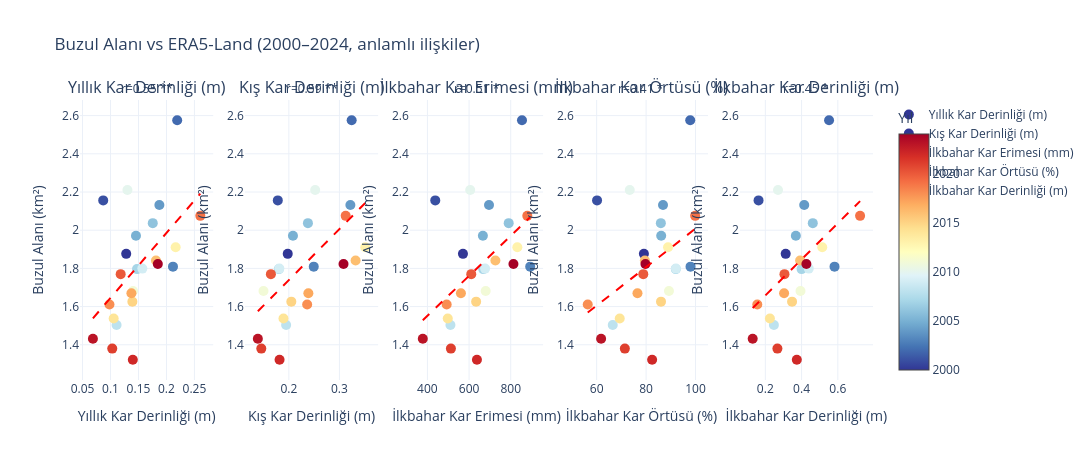

The notebook cell saved with this chart:
### Code cell
# =============================================================================
# ADIM 9b: Korelasyon analizi — Buzul Alanı vs ERA5-Land Değişkenleri
# =============================================================================
from scipy import stats
import matplotlib.pyplot as plt
import numpy as np
import plotly.graph_objects as go
from plotly.subplots import make_subplots

if 'df_merge' not in dir() or len(df_merge) < 5:
    print("df_merge eksik — önce ADIM 9'u çalıştır.")
else:
    CORR_VARS = {
        'ann_sicaklik'    : 'Yıllık Sıcaklık (°C)',
        'ann_karDerinligi': 'Yıllık Kar Derinliği (m)',
        'djf_karDerinligi': 'Kış Kar Derinliği (m)',
        'mam_karErimesi'  : 'İlkbahar Kar Erimesi (mm)',
        'mam_karOrtusu'   : 'İlkbahar Kar Örtüsü (%)',
        'mam_karDerinligi': 'İlkbahar Kar Derinliği (m)',
    }

    print("=" * 65)
    print("BUZUL ALANI vs ERA5-LAND KORELASYONLARı (n=24 yıl)")
    print("=" * 65)
    print(f"{'Değişken':<35} {'r':>6}  {'p':>8}  sig")
    print("-" * 65)

    plot_vars = []
    for var, lbl in CORR_VARS.items():
        if var not in df_merge.columns:
            continue
        x = df_merge[var].values
        y = df_merge['area_km2'].values
        valid = ~(np.isnan(x) | np.isnan(y)) & (np.std(x) > 0)
        if valid.sum() < 5:
            continue
        r, p = stats.pearsonr(x[valid], y[valid])
        sig = '***' if p < 0.001 else '**' if p < 0.01 else '*' if p < 0.05 else 'ns'
        print(f"  {lbl:<33} r={r:+.3f}  p={p:.4f}  {sig}")
        if sig != 'ns':
            plot_vars.append((var, lbl, r, p))

    print("=" * 65)

    # --- Sadece anlamlı değişkenleri çiz ---
    if not plot_vars:
        print("Anlamlı korelasyon bulunamadı.")
    else:
        fig, axes = plt.subplots(1, len(plot_vars), figsize=(4*len(plot_vars), 4))
        if len(plot_vars) == 1:
            axes = [axes]
        fig.suptitle('Buzul Alanı vs ERA5-Land (2000–2024, anlamlı ilişkiler)',
                     fontsize=12, fontweight='bold')

        for ax, (var, lbl, r_val, p_val) in zip(axes, plot_vars):
            x = df_merge[var].values
            y = df_merge['area_km2'].values
            valid = ~(np.isnan(x) | np.isnan(y))
            x, y = x[valid], y[valid]
            m, b = np.polyfit(x, y, 1)
            ax.scatter(x, y, c=df_merge.index[valid], cmap='RdYlBu_r', s=60, zorder=3)
            ax.plot(np.sort(x), m*np.sort(x)+b, 'r--', lw=1.5)
            ax.set_xlabel(lbl, fontsize=9)
            ax.set_ylabel('Buzul Alanı (km²)', fontsize=9)
            sig = '***' if p_val<0.001 else '**' if p_val<0.01 else '*' if p_val<0.05 else 'ns'
            ax.set_title(f'r={r_val:.2f} {sig}', fontsize=11, fontweight='bold')
            ax.grid(True, alpha=0.3)

        plt.tight_layout()
        # Grafik çıktı yolu — notebook dizininden
        import os
        out_dir = DATA_DIR.parent / 'graphics' if 'DATA_DIR' in dir() else Path('graphics')
        out_dir.mkdir(parents=True, exist_ok=True)
        out_path = out_dir / 'glacier_era5_correlation.png'
        plt.savefig(out_path, dpi=150, bbox_inches='tight')
        plt.show()
        print(f'\nGrafik kaydedildi: {out_path}')

        # --- İnteraktif Plotly sürümü ---
        fig_int = make_subplots(rows=1, cols=len(plot_vars), subplot_titles=[lbl for _, lbl, _, _ in plot_vars])
        for i, (var, lbl, r_val, p_val) in enumerate(plot_vars, start=1):
            x = df_merge[var].values
            y = df_merge['area_km2'].values
            valid = ~(np.isnan(x) | np.isnan(y))
            x, y = x[valid], y[valid]
            years_valid = df_merge.index[valid]
            m, b = np.polyfit(x, y, 1)
            xs = np.linspace(float(np.min(x)), float(np.max(x)), 100)
            fig_int.add_trace(
                go.Scatter(x=x, y=y, mode='markers',
                           marker=dict(size=10, color=years_valid, colorscale='RdYlBu_r', showscale=(i == len(plot_vars)),
                                       colorbar=dict(title='Yıl') if i == len(plot_vars) else None),
                           text=[str(yy) for yy in years_valid],
                           hovertemplate='Yıl=%{text}<br>' + lbl + '=%{x:.3f}<br>Buzul Alanı=%{y:.3f} km²<extra></extra>',
                           name=lbl),
                row=1, col=i
            )
            fig_int.add_trace(
                go.Scatter(x=xs, y=m*xs+b, mode='lines',
                           line=dict(color='red', width=2, dash='dash'),
                           name=f'{lbl} trend',
                           hovertemplate='Trend<extra></extra>', showlegend=False),
                row=1, col=i
            )
            sig = '***' if p_val<0.001 else '**' if p_val<0.01 else '*' if p_val<0.05 else 'ns'
            fig_int.update_xaxes(title_text=lbl, row=1, col=i)
            fig_int.update_yaxes(title_text='Buzul Alanı (km²)', row=1, col=i)
            xref_dom = 'x domain' if i == 1 else f'x{i} domain'
            fig_int.add_annotation(x=0.5, y=1.08, xref=xref_dom, yref='paper',
                                   text=f'r={r_val:.2f} {sig}', showarrow=False, font=dict(size=12))
        fig_int.update_layout(height=460, width=max(420*len(plot_vars), 900),
                              title='Buzul Alanı vs ERA5-Land (2000–2024, anlamlı ilişkiler)',
                              template='plotly_white')
        html_dir_tr = out_dir / 'tr' / 'html'
        html_dir_en = out_dir / 'eng' / 'html'
        html_dir_tr.mkdir(parents=True, exist_ok=True)
        html_dir_en.mkdir(parents=True, exist_ok=True)
        html_out_tr = html_dir_tr / 'glacier_era5_correlation_interactive.html'
        fig_int.write_html(html_out_tr, include_plotlyjs='cdn', config={'editable': True, 'scrollZoom': True, 'displaylogo': False})
        print(f'İnteraktif grafik kaydedildi (TR): {html_out_tr}')
        fig_int_en = go.Figure(fig_int)
        fig_int_en.update_layout(title='Glacier Area vs ERA5-Land (2000–2024, significant relationships)')
        for i, (_, lbl, _, _) in enumerate(plot_vars, start=1):
            lbl_en = (lbl.replace('Yıllık Sıcaklık', 'Annual Temperature')
                        .replace('Yıllık Kar Derinliği', 'Annual Snow Depth')
                        .replace('Kış Kar Derinliği', 'Winter Snow Depth')
                        .replace('İlkbahar Kar Erimesi', 'Spring Snowmelt')
                        .replace('İlkbahar Kar Örtüsü', 'Spring Snow Cover')
                        .replace('İlkbahar Kar Derinliği', 'Spring Snow Depth')
                        .replace('(°C)', '(°C)').replace('(m)', '(m)').replace('(mm)', '(mm)').replace('(%)', '(%)'))
            fig_int_en.update_xaxes(title_text=lbl_en, row=1, col=i)
            fig_int_en.update_yaxes(title_text='Glacier Area (km²)', row=1, col=i)
            fig_int_en.layout.annotations[i-1].update(text=lbl_en)
        html_out_en = html_dir_en / 'glacier_era5_correlation_interactive.html'
        fig_int_en.write_html(html_out_en, include_plotlyjs='cdn', config={'editable': True, 'scrollZoom': True, 'displaylogo': False})
        print(f'Interactive plot saved (EN): {html_out_en}')
        fig_int.show(config={'editable': True, 'scrollZoom': True, 'displaylogo': False})

### Figure 1 — Plotly figure (JSON) as saved in the notebook; plotly's stock layout.template omitted (floating-point values rounded to 4 significant figures)
{"data": [{"hovertemplate": "Yıl=%{text}<br>Yıllık Kar Derinliği (m)=%{x:.3f}<br>Buzul Alanı=%{y:.3f} km²<extra></extra>", "marker": {"color": [2000, 2001, 2002, 2003, 2004, 2005, 2006, 2007, 2008, 2009, 2010, 2011, 2013, 2014, 2015, 2016, 2017, 2018, 2019, 2020, 2021, 2022, 2023, 2024], "colorscale": [[0, "rgb(49,54,149)"], [0.1, "rgb(69,117,180)"], [0.2, "rgb(116,173,209)"], [0.3, "rgb(171,217,233)"], [0.4, "rgb(224,243,248)"], [0.5, "rgb(255,255,191)"], [0.6, "rgb(254,224,144)"], [0.7, "rgb(253,174,97)"], [0.8, "rgb(244,109,67)"], [0.9, "rgb(215,48,39)"], [1, "rgb(165,0,38)"]], "showscale": false, "size": 10}, "mode": "markers", "name": "Yıllık Kar Derinliği (m)", "text": ["2000", "2001", "2002", "2003", "2004", "2005", "2006", "2007", "2008", "2009", "2010", "2011", "2013", "2014", "2015", "2016", "2017", "2018", "2019", "2020", "2021", "2022", "2023", "2024"], "type": "scatter", "x": [0.1281, 0.08695, 0.2192, 0.2117, 0.1873, 0.1455, 0.1755, 0.1474, 0.1108, 0.1569, 0.1302, 0.1403, 0.2164, 0.1056, 0.1391, 0.1812, 0.1374, 0.09811, 0.2605, 0.1182, 0.1031, 0.1398, 0.06853, 0.1846], "xaxis": "x", "y": [1.876, 2.156, 2.576, 1.809, 2.132, 1.971, 2.037, 1.796, 1.503, 1.799, 2.21, 1.682, 1.91, 1.538, 1.626, 1.841, 1.67, 1.611, 2.075, 1.77, 1.38, 1.322, 1.431, 1.823], "yaxis": "y"}, {"hovertemplate": "Trend<extra></extra>", "line": {"color": "red", "dash": "dash", "width": 2}, "mode": "lines", "name": "Yıllık Kar Derinliği (m) trend", "showlegend": false, "type": "scatter", "x": [0.06853, 0.07047, 0.07241, 0.07435, 0.07629, 0.07823, 0.08017, 0.08211, 0.08405, 0.08599, 0.08793, 0.08986, 0.0918, 0.09374, 0.09568, 0.09762, 0.09956, 0.1015, 0.1034, 0.1054, 0.1073, 0.1093, 0.1112, 0.1131, 0.1151, 0.117, 0.119, 0.1209, 0.1228, 0.1248, 0.1267, 0.1286, 0.1306, 0.1325, 0.1345, 0.1364, 0.1383, 0.1403, 0.1422, 0.1442, 0.1461, 0.148, 0.15, 0.1519, 0.1539, 0.1558, 0.1577, 0.1597, 0.1616, 0.1636, 0.1655, 0.1674, 0.1694, 0.1713, 0.1732, 0.1752, 0.1771, 0.1791, 0.181, 0.1829, 0.1849, 0.1868, 0.1888, 0.1907, 0.1926, 0.1946, 0.1965, 0.1985, 0.2004, 0.2023, 0.2043, 0.2062, 0.2082, 0.2101, 0.212, 0.214, 0.2159, 0.2178, 0.2198, 0.2217, 0.2237, 0.2256, 0.2275, 0.2295, 0.2314, 0.2334, 0.2353, 0.2372, 0.2392, 0.2411, 0.2431, 0.245, 0.2469, 0.2489, 0.2508, 0.2528, 0.2547, 0.2566, 0.2586, 0.2605], "xaxis": "x", "y": [1.538, 1.545, 1.552, 1.558, 1.565, 1.571, 1.578, 1.585, 1.591, 1.598, 1.604, 1.611, 1.618, 1.624, 1.631, 1.637, 1.644, 1.65, 1.657, 1.664, 1.67, 1.677, 1.683, 1.69, 1.697, 1.703, 1.71, 1.716, 1.723, 1.73, 1.736, 1.743, 1.749, 1.756, 1.763, 1.769, 1.776, 1.782, 1.789, 1.796, 1.802, 1.809, 1.815, 1.822, 1.829, 1.835, 1.842, 1.848, 1.855, 1.861, 1.868, 1.875, 1.881, 1.888, 1.894, 1.901, 1.908, 1.914, 1.921, 1.927, 1.934, 1.941, 1.947, 1.954, 1.96, 1.967, 1.974, 1.98, 1.987, 1.993, 2.0, 2.007, 2.013, 2.02, 2.026, 2.033, 2.04, 2.046, 2.053, 2.059, 2.066, 2.072, 2.079, 2.086, 2.092, 2.099, 2.105, 2.112, 2.119, 2.125, 2.132, 2.138, 2.145, 2.152, 2.158, 2.165, 2.171, 2.178, 2.185, 2.191], "yaxis": "y"}, {"hovertemplate": "Yıl=%{text}<br>Kış Kar Derinliği (m)=%{x:.3f}<br>Buzul Alanı=%{y:.3f} km²<extra></extra>", "marker": {"color": [2000, 2001, 2002, 2003, 2004, 2005, 2006, 2007, 2008, 2009, 2010, 2011, 2013, 2014, 2015, 2016, 2017, 2018, 2019, 2020, 2021, 2022, 2023, 2024], "colorscale": [[0, "rgb(49,54,149)"], [0.1, "rgb(69,117,180)"], [0.2, "rgb(116,173,209)"], [0.3, "rgb(171,217,233)"], [0.4, "rgb(224,243,248)"], [0.5, "rgb(255,255,191)"], [0.6, "rgb(254,224,144)"], [0.7, "rgb(253,174,97)"], [0.8, "rgb(244,109,67)"], [0.9, "rgb(215,48,39)"], [1, "rgb(165,0,38)"]], "showscale": false, "size": 10}, "mode": "markers", "name": "Kış Kar Derinliği (m)", "text": ["2000", "2001", "2002", "2003", "2004", "2005", "2006", "2007", "2008", "2009", "2010", "2011", "2013", "2014", "2015", "2016", "2017", "2018", "2019", "2020", "2021", "2022", "2023", "2024"], "type": "scatter", "x": [0.1978, 0.1781, 0.3242, 0.2493, 0.3217, 0.2082, 0.2377, 0.1803, 0.1947, 0.1813, 0.2521, 0.1499, 0.3511, 0.1894, 0.2049, 0.332, 0.2386, 0.2362, 0.3124, 0.1645, 0.1455, 0.1816, 0.1387, 0.3081], "xaxis": "x2", "y": [1.876, 2.156, 2.576, 1.809, 2.132, 1.971, 2.037, 1.796, 1.503, 1.799, 2.21, 1.682, 1.91, 1.538, 1.626, 1.841, 1.67, 1.611, 2.075, 1.77, 1.38, 1.322, 1.431, 1.823], "yaxis": "y2"}, {"hovertemplate": "Trend<extra></extra>", "line": {"color": "red", "dash": "dash", "width": 2}, "mode": "lines", "name": "Kış Kar Derinliği (m) trend", "showlegend": false, "type": "scatter", "x": [0.1387, 0.1409, 0.143, 0.1452, 0.1473, 0.1495, 0.1516, 0.1537, 0.1559, 0.158, 0.1602, 0.1623, 0.1645, 0.1666, 0.1688, 0.1709, 0.1731, 0.1752, 0.1773, 0.1795, 0.1816, 0.1838, 0.1859, 0.1881, 0.1902, 0.1924, 0.1945, 0.1966, 0.1988, 0.2009, 0.2031, 0.2052, 0.2074, 0.2095, 0.2117, 0.2138, 0.216, 0.2181, 0.2202, 0.2224, 0.2245, 0.2267, 0.2288, 0.231, 0.2331, 0.2353, 0.2374, 0.2396, 0.2417, 0.2438, 0.246, 0.2481, 0.2503, 0.2524, 0.2546, 0.2567, 0.2589, 0.261, 0.2631, 0.2653, 0.2674, 0.2696, 0.2717, 0.2739, 0.276, 0.2782, 0.2803, 0.2825, 0.2846, 0.2867, 0.2889, 0.291, 0.2932, 0.2953, 0.2975, 0.2996, 0.3018, 0.3039, 0.3061, 0.3082, 0.3103, 0.3125, 0.3146, 0.3168, 0.3189, 0.3211, 0.3232, 0.3254, 0.3275, 0.3297, 0.3318, 0.3339, 0.3361, 0.3382, 0.3404, 0.3425, 0.3447, 0.3468, 0.349, 0.3511], "xaxis": "x2", "y": [1.575, 1.581, 1.587, 1.592, 1.598, 1.604, 1.61, 1.615, 1.621, 1.627, 1.633, 1.638, 1.644, 1.65, 1.655, 1.661, 1.667, 1.673, 1.678, 1.684, 1.69, 1.696, 1.701, 1.707, 1.713, 1.718, 1.724, 1.73, 1.736, 1.741, 1.747, 1.753, 1.759, 1.764, 1.77, 1.776, 1.781, 1.787, 1.793, 1.799, 1.804, 1.81, 1.816, 1.822, 1.827, 1.833, 1.839, 1.844, 1.85, 1.856, 1.862, 1.867, 1.873, 1.879, 1.885, 1.89, 1.896, 1.902, 1.907, 1.913, 1.919, 1.925, 1.93, 1.936, 1.942, 1.948, 1.953, 1.959, 1.965, 1.97, 1.976, 1.982, 1.988, 1.993, 1.999, 2.005, 2.011, 2.016, 2.022, 2.028, 2.033, 2.039, 2.045, 2.051, 2.056, 2.062, 2.068, 2.074, 2.079, 2.085, 2.091, 2.096, 2.102, 2.108, 2.114, 2.119, 2.125, 2.131, 2.137, 2.142], "yaxis": "y2"}, {"hovertemplate": "Yıl=%{text}<br>İlkbahar Kar Erimesi (mm)=%{x:.3f}<br>Buzul Alanı=%{y:.3f} km²<extra></extra>", "marker": {"color": [2000, 2001, 2002, 2003, 2004, 2005, 2006, 2007, 2008, 2009, 2010, 2011, 2013, 2014, 2015, 2016, 2017, 2018, 2019, 2020, 2021, 2022, 2023, 2024], "colorscale": [[0, "rgb(49,54,149)"], [0.1, "rgb(69,117,180)"], [0.2, "rgb(116,173,209)"], [0.3, "rgb(171,217,233)"], [0.4, "rgb(224,243,248)"], [0.5, "rgb(255,255,191)"], [0.6, "rgb(254,224,144)"], [0.7, "rgb(253,174,97)"], [0.8, "rgb(244,109,67)"], [0.9, "rgb(215,48,39)"], [1, "rgb(165,0,38)"]], "showscale": false, "size": 10}, "mode": "markers", "name": "İlkbahar Kar Erimesi (mm)", "text": ["2000", "2001", "2002", "2003", "2004", "2005", "2006", "2007", "2008", "2009", "2010", "2011", "2013", "2014", "2015", "2016", "2017", "2018", "2019", "2020", "2021", "2022", "2023", "2024"], "type": "scatter", "x": [570.6, 437.7, 854.1, 893.5, 695.9, 666.3, 790.3, 667.9, 510.6, 676.9, 605.5, 679.8, 831.8, 497.7, 633.9, 726.4, 560.8, 492.4, 879.7, 610.5, 512.8, 637.7, 377.8, 813.1], "xaxis": "x3", "y": [1.876, 2.156, 2.576, 1.809, 2.132, 1.971, 2.037, 1.796, 1.503, 1.799, 2.21, 1.682, 1.91, 1.538, 1.626, 1.841, 1.67, 1.611, 2.075, 1.77, 1.38, 1.322, 1.431, 1.823], "yaxis": "y3"}, {"hovertemplate": "Trend<extra></extra>", "line": {"color": "red", "dash": "dash", "width": 2}, "mode": "lines", "name": "İlkbahar Kar Erimesi (mm) trend", "showlegend": false, "type": "scatter", "x": [377.8, 383.0, 388.2, 393.4, 398.6, 403.9, 409.1, 414.3, 419.5, 424.7, 429.9, 435.1, 440.3, 445.5, 450.7, 456.0, 461.2, 466.4, 471.6, 476.8, 482.0, 487.2, 492.4, 497.6, 502.8, 508.0, 513.3, 518.5, 523.7, 528.9, 534.1, 539.3, 544.5, 549.7, 554.9, 560.1, 565.3, 570.6, 575.8, 581.0, 586.2, 591.4, 596.6, 601.8, 607.0, 612.2, 617.4, 622.7, 627.9, 633.1, 638.3, 643.5, 648.7, 653.9, 659.1, 664.3, 669.5, 674.7, 680.0, 685.2, 690.4, 695.6, 700.8, 706.0, 711.2, 716.4, 721.6, 726.8, 732.1, 737.3, 742.5, 747.7, 752.9, 758.1, 763.3, 768.5, 773.7, 778.9, 784.1, 789.4, 794.6, 799.8, 805.0, 810.2, 815.4, 820.6, 825.8, 831.0, 836.2, 841.5, 846.7, 851.9, 857.1, 862.3, 867.5, 872.7, 877.9, 883.1, 888.3, 893.5], "xaxis": "x3", "y": [1.528, 1.534, 1.539, 1.545, 1.55, 1.556, 1.561, 1.566, 1.572, 1.577, 1.583, 1.588, 1.594, 1.599, 1.605, 1.61, 1.616, 1.621, 1.626, 1.632, 1.637, 1.643, 1.648, 1.654, 1.659, 1.665, 1.67, 1.676, 1.681, 1.686, 1.692, 1.697, 1.703, 1.708, 1.714, 1.719, 1.725, 1.73, 1.736, 1.741, 1.746, 1.752, 1.757, 1.763, 1.768, 1.774, 1.779, 1.785, 1.79, 1.796, 1.801, 1.806, 1.812, 1.817, 1.823, 1.828, 1.834, 1.839, 1.845, 1.85, 1.856, 1.861, 1.866, 1.872, 1.877, 1.883, 1.888, 1.894, 1.899, 1.905, 1.91, 1.916, 1.921, 1.926, 1.932, 1.937, 1.943, 1.948, 1.954, 1.959, 1.965, 1.97, 1.976, 1.981, 1.986, 1.992, 1.997, 2.003, 2.008, 2.014, 2.019, 2.025, 2.03, 2.036, 2.041, 2.046, 2.052, 2.057, 2.063, 2.068], "yaxis": "y3"}, {"hovertemplate": "Yıl=%{text}<br>İlkbahar Kar Örtüsü (%)=%{x:.3f}<br>Buzul Alanı=%{y:.3f} km²<extra></extra>", "marker": {"color": [2000, 2001, 2002, 2003, 2004, 2005, 2006, 2007, 2008, 2009, 2010, 2011, 2013, 2014, 2015, 2016, 2017, 2018, 2019, 2020, 2021, 2022, 2023, 2024], "colorscale": [[0, "rgb(49,54,149)"], [0.1, "rgb(69,117,180)"], [0.2, "rgb(116,173,209)"], [0.3, "rgb(171,217,233)"], [0.4, "rgb(224,243,248)"], [0.5, "rgb(255,255,191)"], [0.6, "rgb(254,224,144)"], [0.7, "rgb(253,174,97)"], [0.8, "rgb(244,109,67)"], [0.9, "rgb(215,48,39)"], [1, "rgb(165,0,38)"]], "showscale": false, "size": 10}, "mode": "markers", "name": "İlkbahar Kar Örtüsü (%)", "text": ["2000", "2001", "2002", "2003", "2004", "2005", "2006", "2007", "2008", "2009", "2010", "2011", "2013", "2014", "2015", "2016", "2017", "2018", "2019", "2020", "2021", "2022", "2023", "2024"], "type": "scatter", "x": [79.12, 60.17, 97.86, 97.99, 86.85, 86.11, 85.97, 92.02, 66.51, 92.06, 73.39, 89.25, 88.88, 69.34, 86.04, 79.5, 76.51, 56.4, 99.85, 78.87, 71.41, 82.44, 61.8, 79.74], "xaxis": "x4", "y": [1.876, 2.156, 2.576, 1.809, 2.132, 1.971, 2.037, 1.796, 1.503, 1.799, 2.21, 1.682, 1.91, 1.538, 1.626, 1.841, 1.67, 1.611, 2.075, 1.77, 1.38, 1.322, 1.431, 1.823], "yaxis": "y4"}, {"hovertemplate": "Trend<extra></extra>", "line": {"color": "red", "dash": "dash", "width": 2}, "mode": "lines", "name": "İlkbahar Kar Örtüsü (%) trend", "showlegend": false, "type": "scatter", "x": [56.4, 56.84, 57.28, 57.71, 58.15, 58.59, 59.03, 59.47, 59.91, 60.35, 60.79, 61.23, 61.66, 62.1, 62.54, 62.98, 63.42, 63.86, 64.3, 64.74, 65.18, 65.61, 66.05, 66.49, 66.93, 67.37, 67.81, 68.25, 68.69, 69.13, 69.56, 70.0, 70.44, 70.88, 71.32, 71.76, 72.2, 72.64, 73.08, 73.51, 73.95, 74.39, 74.83, 75.27, 75.71, 76.15, 76.59, 77.02, 77.46, 77.9, 78.34, 78.78, 79.22, 79.66, 80.1, 80.54, 80.97, 81.41, 81.85, 82.29, 82.73, 83.17, 83.61, 84.05, 84.49, 84.92, 85.36, 85.8, 86.24, 86.68, 87.12, 87.56, 88.0, 88.44, 88.87, 89.31, 89.75, 90.19, 90.63, 91.07, 91.51, 91.95, 92.39, 92.82, 93.26, 93.7, 94.14, 94.58, 95.02, 95.46, 95.9, 96.34, 96.77, 97.21, 97.65, 98.09, 98.53, 98.97, 99.41, 99.85], "xaxis": "x4", "y": [1.569, 1.573, 1.578, 1.582, 1.586, 1.591, 1.595, 1.6, 1.604, 1.609, 1.613, 1.617, 1.622, 1.626, 1.631, 1.635, 1.639, 1.644, 1.648, 1.653, 1.657, 1.662, 1.666, 1.67, 1.675, 1.679, 1.684, 1.688, 1.693, 1.697, 1.701, 1.706, 1.71, 1.715, 1.719, 1.724, 1.728, 1.732, 1.737, 1.741, 1.746, 1.75, 1.755, 1.759, 1.763, 1.768, 1.772, 1.777, 1.781, 1.786, 1.79, 1.794, 1.799, 1.803, 1.808, 1.812, 1.817, 1.821, 1.825, 1.83, 1.834, 1.839, 1.843, 1.848, 1.852, 1.856, 1.861, 1.865, 1.87, 1.874, 1.879, 1.883, 1.887, 1.892, 1.896, 1.901, 1.905, 1.91, 1.914, 1.918, 1.923, 1.927, 1.932, 1.936, 1.941, 1.945, 1.949, 1.954, 1.958, 1.963, 1.967, 1.971, 1.976, 1.98, 1.985, 1.989, 1.994, 1.998, 2.002, 2.007], "yaxis": "y4"}, {"hovertemplate": "Yıl=%{text}<br>İlkbahar Kar Derinliği (m)=%{x:.3f}<br>Buzul Alanı=%{y:.3f} km²<extra></extra>", "marker": {"color": [2000, 2001, 2002, 2003, 2004, 2005, 2006, 2007, 2008, 2009, 2010, 2011, 2013, 2014, 2015, 2016, 2017, 2018, 2019, 2020, 2021, 2022, 2023, 2024], "colorbar": {"title": {"text": "Yıl"}}, "colorscale": [[0, "rgb(49,54,149)"], [0.1, "rgb(69,117,180)"], [0.2, "rgb(116,173,209)"], [0.3, "rgb(171,217,233)"], [0.4, "rgb(224,243,248)"], [0.5, "rgb(255,255,191)"], [0.6, "rgb(254,224,144)"], [0.7, "rgb(253,174,97)"], [0.8, "rgb(244,109,67)"], [0.9, "rgb(215,48,39)"], [1, "rgb(165,0,38)"]], "showscale": true, "size": 10}, "mode": "markers", "name": "İlkbahar Kar Derinliği (m)", "text": ["2000", "2001", "2002", "2003", "2004", "2005", "2006", "2007", "2008", "2009", "2010", "2011", "2013", "2014", "2015", "2016", "2017", "2018", "2019", "2020", "2021", "2022", "2023", "2024"], "type": "scatter", "x": [0.3124, 0.1627, 0.5517, 0.5819, 0.4147, 0.3684, 0.4619, 0.3999, 0.2474, 0.4397, 0.2701, 0.394, 0.5142, 0.2254, 0.3475, 0.3918, 0.3035, 0.1558, 0.7229, 0.3057, 0.2666, 0.3738, 0.1303, 0.4265], "xaxis": "x5", "y": [1.876, 2.156, 2.576, 1.809, 2.132, 1.971, 2.037, 1.796, 1.503, 1.799, 2.21, 1.682, 1.91, 1.538, 1.626, 1.841, 1.67, 1.611, 2.075, 1.77, 1.38, 1.322, 1.431, 1.823], "yaxis": "y5"}, {"hovertemplate": "Trend<extra></extra>", "line": {"color": "red", "dash": "dash", "width": 2}, "mode": "lines", "name": "İlkbahar Kar Derinliği (m) trend", "showlegend": false, "type": "scatter", "x": [0.1303, 0.1363, 0.1423, 0.1483, 0.1542, 0.1602, 0.1662, 0.1722, 0.1782, 0.1842, 0.1902, 0.1961, 0.2021, 0.2081, 0.2141, 0.2201, 0.2261, 0.2321, 0.238, 0.244, 0.25, 0.256, 0.262, 0.268, 0.274, 0.2799, 0.2859, 0.2919, 0.2979, 0.3039, 0.3099, 0.3159, 0.3218, 0.3278, 0.3338, 0.3398, 0.3458, 0.3518, 0.3578, 0.3638, 0.3697, 0.3757, 0.3817, 0.3877, 0.3937, 0.3997, 0.4057, 0.4116, 0.4176, 0.4236, 0.4296, 0.4356, 0.4416, 0.4476, 0.4535, 0.4595, 0.4655, 0.4715, 0.4775, 0.4835, 0.4895, 0.4954, 0.5014, 0.5074, 0.5134, 0.5194, 0.5254, 0.5314, 0.5373, 0.5433, 0.5493, 0.5553, 0.5613, 0.5673, 0.5733, 0.5792, 0.5852, 0.5912, 0.5972, 0.6032, 0.6092, 0.6152, 0.6211, 0.6271, 0.6331, 0.6391, 0.6451, 0.6511, 0.6571, 0.663, 0.669, 0.675, 0.681, 0.687, 0.693, 0.699, 0.7049, 0.7109, 0.7169, 0.7229], "xaxis": "x5", "y": [1.592, 1.598, 1.603, 1.609, 1.615, 1.62, 1.626, 1.632, 1.637, 1.643, 1.649, 1.654, 1.66, 1.666, 1.671, 1.677, 1.683, 1.688, 1.694, 1.7, 1.705, 1.711, 1.717, 1.722, 1.728, 1.734, 1.739, 1.745, 1.751, 1.756, 1.762, 1.768, 1.773, 1.779, 1.785, 1.79, 1.796, 1.801, 1.807, 1.813, 1.818, 1.824, 1.83, 1.835, 1.841, 1.847, 1.852, 1.858, 1.864, 1.869, 1.875, 1.881, 1.886, 1.892, 1.898, 1.903, 1.909, 1.915, 1.92, 1.926, 1.932, 1.937, 1.943, 1.949, 1.954, 1.96, 1.966, 1.971, 1.977, 1.982, 1.988, 1.994, 1.999, 2.005, 2.011, 2.016, 2.022, 2.028, 2.033, 2.039, 2.045, 2.05, 2.056, 2.062, 2.067, 2.073, 2.079, 2.084, 2.09, 2.096, 2.101, 2.107, 2.113, 2.118, 2.124, 2.13, 2.135, 2.141, 2.147, 2.152], "yaxis": "y5"}], "layout": {"annotations": [{"font": {"size": 16}, "showarrow": false, "text": "Yıllık Kar Derinliği (m)", "x": 0.084, "xanchor": "center", "xref": "paper", "y": 1, "yanchor": "bottom", "yref": "paper"}, {"font": {"size": 16}, "showarrow": false, "text": "Kış Kar Derinliği (m)", "x": 0.292, "xanchor": "center", "xref": "paper", "y": 1, "yanchor": "bottom", "yref": "paper"}, {"font": {"size": 16}, "showarrow": false, "text": "İlkbahar Kar Erimesi (mm)", "x": 0.5, "xanchor": "center", "xref": "paper", "y": 1, "yanchor": "bottom", "yref": "paper"}, {"font": {"size": 16}, "showarrow": false, "text": "İlkbahar Kar Örtüsü (%)", "x": 0.708, "xanchor": "center", "xref": "paper", "y": 1, "yanchor": "bottom", "yref": "paper"}, {"font": {"size": 16}, "showarrow": false, "text": "İlkbahar Kar Derinliği (m)", "x": 0.916, "xanchor": "center", "xref": "paper", "y": 1, "yanchor": "bottom", "yref": "paper"}, {"font": {"size": 12}, "showarrow": false, "text": "r=0.55 **", "x": 0.5, "xref": "x domain", "y": 1.08, "yref": "paper"}, {"font": {"size": 12}, "showarrow": false, "text": "r=0.59 **", "x": 0.5, "xref": "x2 domain", "y": 1.08, "yref": "paper"}, {"font": {"size": 12}, "showarrow": false, "text": "r=0.51 *", "x": 0.5, "xref": "x3 domain", "y": 1.08, "yref": "paper"}, {"font": {"size": 12}, "showarrow": false, "text": "r=0.41 *", "x": 0.5, "xref": "x4 domain", "y": 1.08, "yref": "paper"}, {"font": {"size": 12}, "showarrow": false, "text": "r=0.45 *", "x": 0.5, "xref": "x5 domain", "y": 1.08, "yref": "paper"}], "height": 460, "title": {"text": "Buzul Alanı vs ERA5-Land (2000–2024, anlamlı ilişkiler)"}, "width": 2100, "xaxis": {"anchor": "y", "domain": [0, 0.168], "title": {"text": "Yıllık Kar Derinliği (m)"}}, "xaxis2": {"anchor": "y2", "domain": [0.208, 0.376], "title": {"text": "Kış Kar Derinliği (m)"}}, "xaxis3": {"anchor": "y3", "domain": [0.416, 0.584], "title": {"text": "İlkbahar Kar Erimesi (mm)"}}, "xaxis4": {"anchor": "y4", "domain": [0.624, 0.792], "title": {"text": "İlkbahar Kar Örtüsü (%)"}}, "xaxis5": {"anchor": "y5", "domain": [0.832, 1], "title": {"text": "İlkbahar Kar Derinliği (m)"}}, "yaxis": {"anchor": "x", "domain": [0, 1], "title": {"text": "Buzul Alanı (km²)"}}, "yaxis2": {"anchor": "x2", "domain": [0, 1], "title": {"text": "Buzul Alanı (km²)"}}, "yaxis3": {"anchor": "x3", "domain": [0, 1], "title": {"text": "Buzul Alanı (km²)"}}, "yaxis4": {"anchor": "x4", "domain": [0, 1], "title": {"text": "Buzul Alanı (km²)"}}, "yaxis5": {"anchor": "x5", "domain": [0, 1], "title": {"text": "Buzul Alanı (km²)"}}}}
